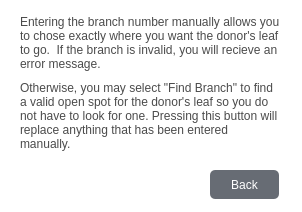
<?xml version="1.0" encoding="UTF-8"?>
<ui version="4.0">
 <class>Dialog</class>
 <widget class="QDialog" name="Dialog">
  <property name="geometry">
   <rect>
    <x>0</x>
    <y>0</y>
    <width>302</width>
    <height>212</height>
   </rect>
  </property>
  <property name="windowTitle">
   <string>Dialog</string>
  </property>
  <property name="styleSheet">
   <string notr="true">background:white</string>
  </property>
  <widget class="QWidget" name="verticalLayoutWidget">
   <property name="geometry">
    <rect>
     <x>20</x>
     <y>10</y>
     <width>261</width>
     <height>141</height>
    </rect>
   </property>
   <layout class="QVBoxLayout" name="verticalLayout">
    <item>
     <widget class="QLabel" name="label">
      <property name="styleSheet">
       <string notr="true">color:rgb(75, 75, 75)</string>
      </property>
      <property name="text">
       <string>Entering the branch number manually allows you to chose exactly where you want the donor's leaf to go.  If the branch is invalid, you will recieve an error message. </string>
      </property>
      <property name="wordWrap">
       <bool>true</bool>
      </property>
     </widget>
    </item>
    <item>
     <widget class="QLabel" name="label_2">
      <property name="styleSheet">
       <string notr="true">color:rgb(75, 75, 75)</string>
      </property>
      <property name="text">
       <string>Otherwise, you may select &quot;Find Branch&quot; to find a valid open spot for the donor's leaf so you do not have to look for one. Pressing this button will replace anything that has been entered manually.</string>
      </property>
      <property name="wordWrap">
       <bool>true</bool>
      </property>
     </widget>
    </item>
   </layout>
  </widget>
  <widget class="QPushButton" name="back">
   <property name="enabled">
    <bool>true</bool>
   </property>
   <property name="geometry">
    <rect>
     <x>210</x>
     <y>170</y>
     <width>69</width>
     <height>29</height>
    </rect>
   </property>
   <property name="sizePolicy">
    <sizepolicy hsizetype="Minimum" vsizetype="Minimum">
     <horstretch>0</horstretch>
     <verstretch>0</verstretch>
    </sizepolicy>
   </property>
   <property name="cursor">
    <cursorShape>PointingHandCursor</cursorShape>
   </property>
   <property name="styleSheet">
    <string notr="true">border: none;
background:rgb(103, 108, 116);
border-radius: 5%;
font: 700 10pt &quot;Trebuchet MS&quot;;
padding-top: 5;
padding-bottom: 5;
padding-left: 15;
padding-right: 15;
color: white;
letter-spacing: .2rem
</string>
   </property>
   <property name="text">
    <string>Back</string>
   </property>
   <property name="iconSize">
    <size>
     <width>12</width>
     <height>16</height>
    </size>
   </property>
  </widget>
 </widget>
 <resources/>
 <connections/>
</ui>
